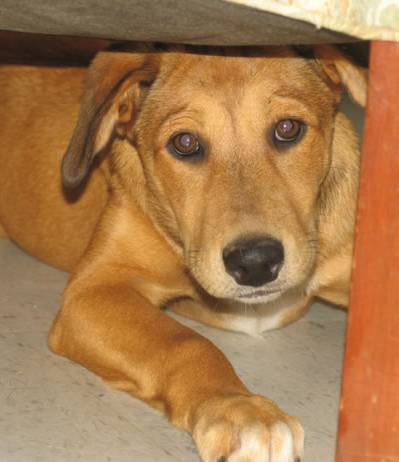
#> input picture training_set/dogs/dog.1096.jpg, 399 x 462 px; its folder holds 4 pictures in this run
$ jupyter execute --allow-errors 'Mopsy and Mocha.ipynb'   (older library calls are emulated)
#> lines starting #> are read from the running program, lines starting #| are printed output that depends on the picture
# Mopsy and Mocha #
by Andy Winston and Ashwin Sharan

## Introduction ##
Here in this machine learning project, we will be using the concept of convolutional linear regression, where we will be interaction a set of images, some with a dog and others with a cat. The data set has already been divided into a testing and training set, where we will begin to train a model to identify cats, dogs, and the differences between them. This project used logistic regression to build a model.

## Importing Data

Below is some code that allows for the importing of all images as a Numpy array, for which the skimage library was used. First, all related libraries were imported.

[cell 1]
import sys, os
import skimage.io, skimage.color
import seaborn as sns

import pandas as pd
import numpy as np
import matplotlib.pyplot as plt

from sklearn.linear_model import SGDClassifier
from sklearn.metrics import accuracy_score
from sklearn.metrics import roc_curve
from sklearn.metrics import roc_auc_score
from sklearn.metrics import confusion_matrix

This function returns the shape of an image, given a folder path and a filename. This is returned as a Numpy array.

[cell 2]
def get_image_resolution(folder, file):
#> called with folder = 'training_set/dogs', file = 'dog.1096.jpg'
    full_path = os.path.join(folder, file)
    img_data = skimage.io.imread(full_path)
#> img_data is the input picture: shape (462, 399, 3); mean R, G, B 167.5, 122.2, 77
    bw_data = skimage.color.rgb2gray(img_data)
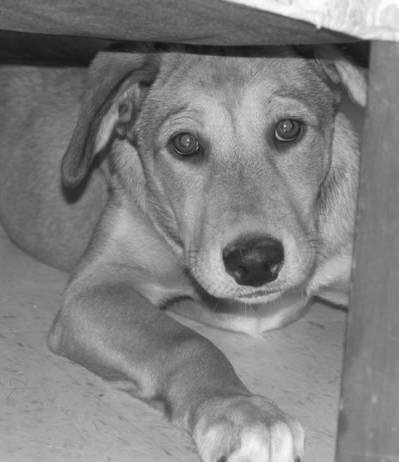
#> bw_data: shape (462, 399) float64; min 0.0658, max 0.995, mean 0.504
    return bw_data.shape

As a proof of concept to show that pictures could be read, all training dog pictures were opened into a Numpy array, where the `get_image_resolution()` function extracted the shape as long as the image is opened. Only one folder is needed for this proof of concept.

[cell 3]
# First, we need to get every single file.
training_dog_folder = "training_set/dogs"
test_dog_folder = "test_set/dogs"
training_cat_folder = "training_set/cats"
test_cat_folder = "test_set/cats"

training_dog_paths = os.listdir(training_dog_folder)
training_dog_resolutions = [get_image_resolution(training_dog_folder, i) for i in training_dog_paths]
#> call 2 of get_image_resolution, with folder = 'training_set/dogs', file = 'dog.1110.jpg'
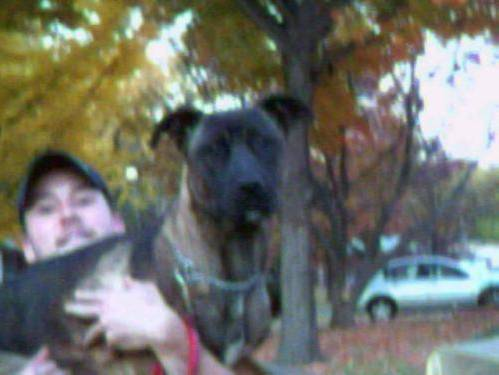
#> input picture training_set/dogs/dog.1110.jpg, 499 x 375 px
#> in get_image_resolution, img_data is the input picture: shape (375, 499, 3); mean R, G, B 110.7, 112.2, 105
#> in get_image_resolution (call 2), `bw_data = skimage.color.rgb2gray(img_data)`:
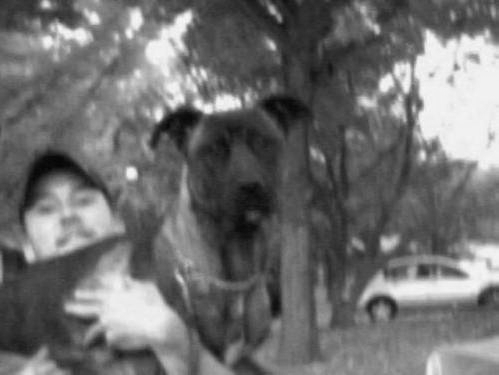
#> bw_data: shape (375, 499) float64; min 0.0209, max 0.983, mean 0.437
#> call 3 of get_image_resolution, with folder = 'training_set/dogs', file = 'dog.1112.jpg'
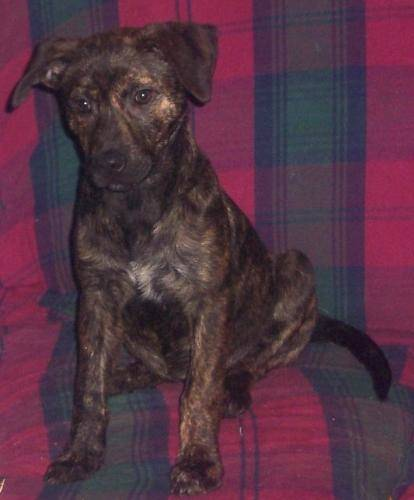
#> input picture training_set/dogs/dog.1112.jpg, 414 x 500 px
#> in get_image_resolution, img_data is the input picture: shape (500, 414, 3); mean R, G, B 84.7, 50.9, 67.3
#> in get_image_resolution (call 3), `bw_data = skimage.color.rgb2gray(img_data)`:
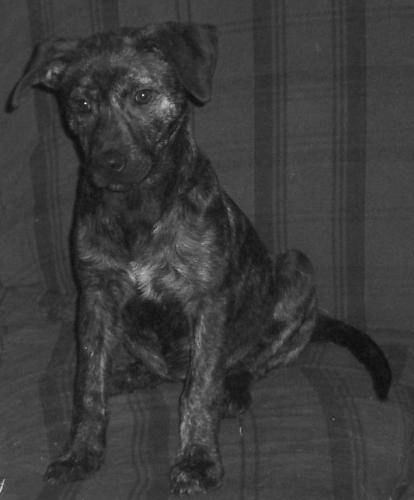
#> bw_data: shape (500, 414) float64; min 0.0467, max 0.989, mean 0.233
#> call 4 of get_image_resolution, with folder = 'training_set/dogs', file = 'dog.1155.jpg'
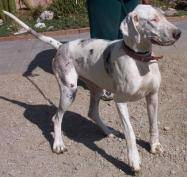
#> input picture training_set/dogs/dog.1155.jpg, 187 x 177 px
#> in get_image_resolution, img_data is the input picture: shape (177, 187, 3); mean R, G, B 128.4, 117.9, 114.3
#> in get_image_resolution (call 4), `bw_data = skimage.color.rgb2gray(img_data)`:
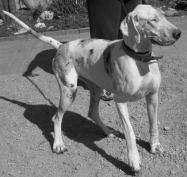
#> bw_data: shape (177, 187) float64; min 0, max 0.995, mean 0.47

print(training_dog_resolutions)
#| [(462, 399), (375, 499), (500, 414), (177, 187)]

With these resolutions, next week, the resolutions will be filtered using a histogram, so comparisons can only be made between similarly sized pictures. Since reading these resolutions requires getting the shape of each Numpy array of pixels, it indicates that every image file in a folder of pictures was opened.

Our progress is available at https://github.com/andy64734/all-might.

## Resolution Filtering

Below is a function that creates a DataFrame, which contains each path of an image, alongside its horizontal and vertical resolution. The folder name as well as the file names and resolutions need to be passed in.

[cell 4]
"""
Generates a Pandas DataFrame, corresponding all the paths and resolutions
into appropriate columns.
"""
def generate_df(folder, files, reses):
#> called with folder = 'training_set/dogs'
    horiz = [i[0] for i in reses]
#> horiz = [462, 375, 500, 177]
    vert = [i[1] for i in reses]
#> vert = [399, 499, 414, 187]

    paths = [os.path.join(folder, i) for i in files]

    df = pd.DataFrame({'path': paths, 'horiz': horiz, 'vert': vert })
#> df = table of 4 rows and 3 columns
    return df

A DataFrame was first created for all training dog pictures, and the DataFrame shown.

[cell 5]
training_dog_df = generate_df(training_dog_folder, training_dog_paths, training_dog_resolutions)
#> training_dog_df = table of 4 rows and 3 columns
print(training_dog_df)
#|                              path  horiz  vert
#| 0  training_set/dogs/dog.1096.jpg    462   399
#| 1  training_set/dogs/dog.1110.jpg    375   499
#| 2  training_set/dogs/dog.1112.jpg    500   414
#| 3  training_set/dogs/dog.1155.jpg    177   187

In this DataFrame, each image has a different resolution. In order to do convolutional logistic regression, each image must be of the same size. In order to ensure this, the resolutions needed to be explored. Therefore, a 2-dimensional histogram was used to show the tendency.

#> (a cell that did not finish here is left out)

There appeared to be the most images at horizontal resolutions around 370x500. This was further explored by determining the most common resolution. The `pd.Series.mode()` method could be used. Since all the resolutions were only a list of tuples, this needed to be converted into a Pandas series in order to gain access to the `mode()` method.

[cell 7]
training_dog_reses_series = pd.Series(training_dog_resolutions)
print(training_dog_reses_series.mode())
#| 0    (177, 187)
#| 1    (375, 499)
#| 2    (462, 399)
#| 3    (500, 414)
#| dtype: object

It was found that for all training dogs, that the most common resolution was 374x500. For future times this operation needs to be used, this was made into a funciton.

[cell 8]
def get_most_common_res(reses):
    reses_series = pd.Series(reses)
    return reses_series.mode()[0]

Below is another function, responsible for filtering out all images that do not match a specific resolution.

[cell 9]
def filter_df_by_res(df, horiz, vert):
    df = df[df['horiz'] == horiz]
    df = df[df['vert'] == vert]
    return df

A "mask" created from the calculated most common resolution was used to ensure that the DataFrame of training dog images matched the exact desired resolution. This mask was really the resolution tuple containing the horizontal and vertical resolutions. These two resolution dimensions were passed into `filter_df_by_res()`.

[cell 10]
training_dog_res_mask = get_most_common_res(training_dog_resolutions)
#> training_dog_res_mask = (177, 187)
training_dog_df = filter_df_by_res(training_dog_df,
                                   training_dog_res_mask[0],
                                   training_dog_res_mask[1])
#> training_dog_df = table of 1 rows and 3 columns

To determine whether there is a sufficient number of pictures, the dimensions of the new DataFrame was determined, and the DataFrame printed.

[cell 11]
print(training_dog_df.shape)
#| (1, 3)
training_dog_df

<p>Since there were still 450 remaining images in this model, there were enough dog images to create the model.</p>

<p>This same process was repeated for test dogs, training cats, and test cats. To abbreviate the creation of data frames, all the above operations were compressed into a `generate_optimal_df`, where only a folder path is needed to create a DataFrame of the most common resolution. The most common resolution was also printed alongside the execution of the function for each call.</p>

[cell 12]
def generate_optimal_df(folder):
#> called with folder = 'test_set/dogs'
    paths = os.listdir(folder)
    reses = [get_image_resolution(folder, i) for i in paths]
    df = generate_df(folder, paths, reses)
    opt_res = get_most_common_res(reses)
    print("Optimal resolution for " + folder + " is " + str(opt_res))
#| Optimal resolution for test_set/dogs is (177, 187)

    HORIZ_INDEX = 0
    VERT_INDEX = 1

    df = df[df['horiz'] == opt_res[HORIZ_INDEX]][df['vert'] == opt_res[VERT_INDEX]]
    return df

Below is the execution of the function for test dogs.

[cell 13]
test_dog_df = generate_optimal_df(test_dog_folder)
test_dog_df

[cell 14]
test_dog_df.shape

There were 108 dogs, which was enough for testing the model for dogs.

This was repeated for the training and testing set of cats. Ultimately, there were 506 training cats and 137 test cats at the optimal resolution.

#> (a cell that did not finish here is left out)

training_cat_df.shape

#> (a cell that did not finish here is left out)
